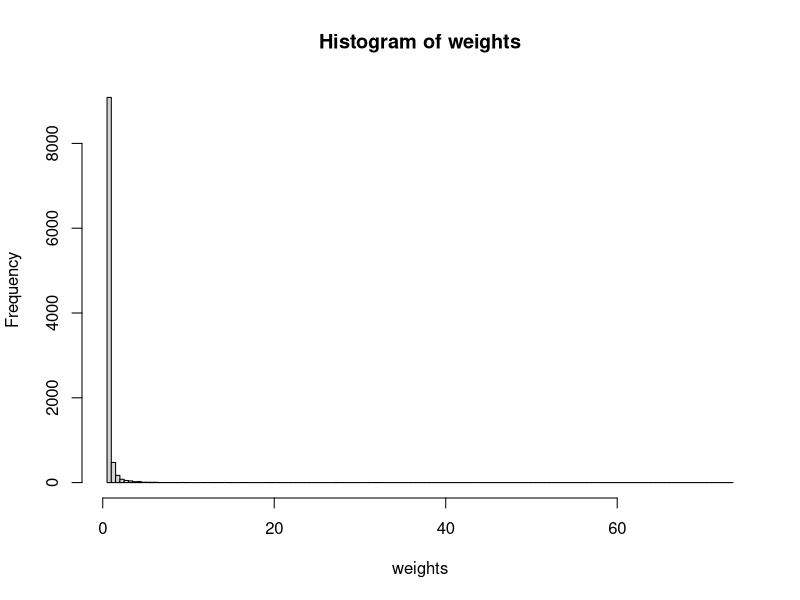
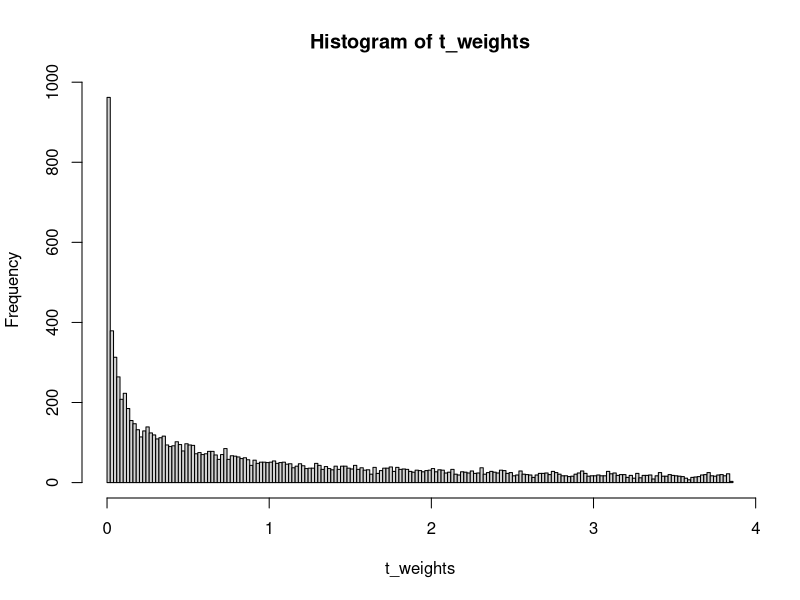
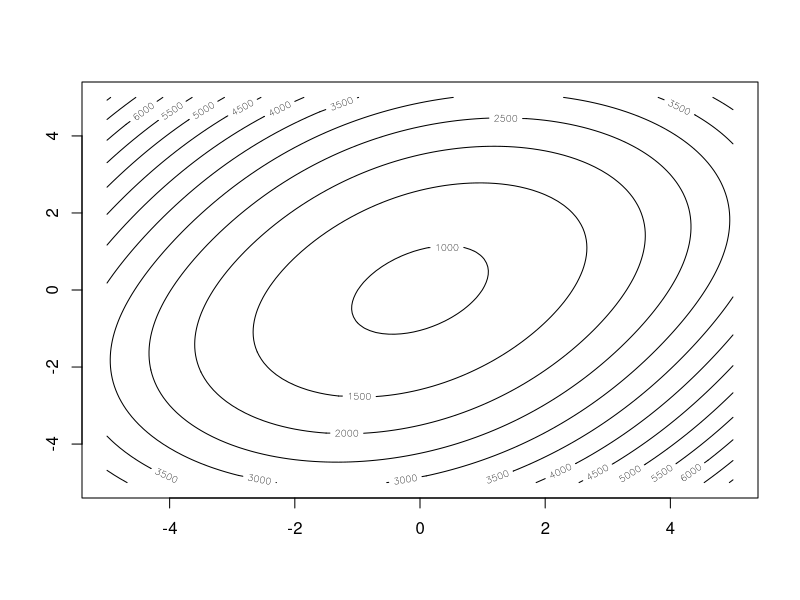
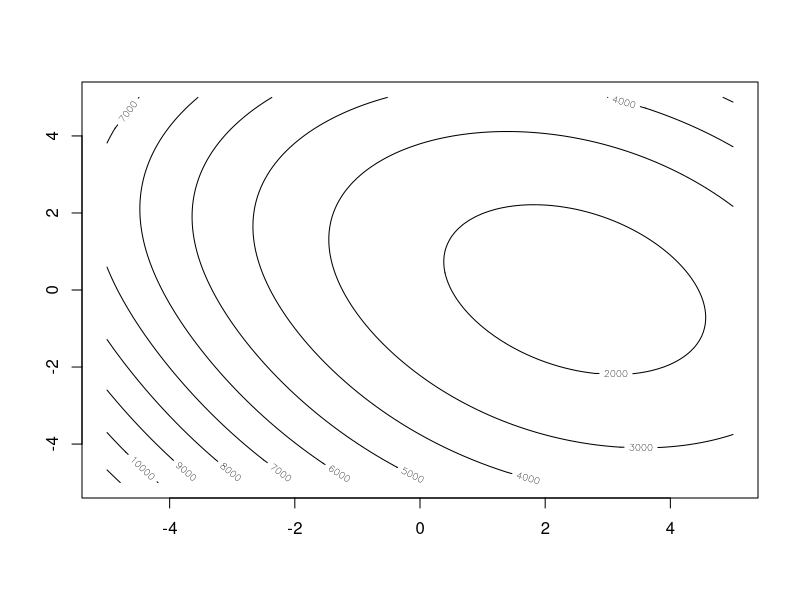
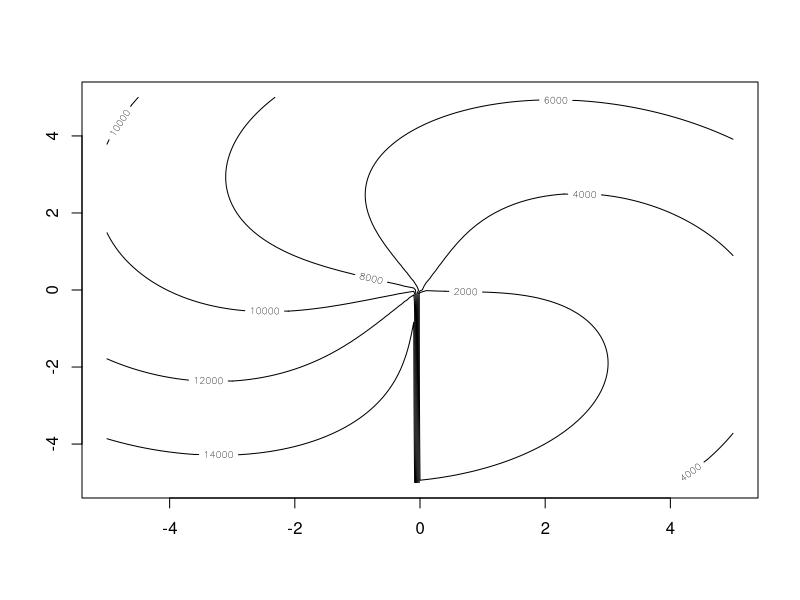

Recreate these plots in R, in order.
## ---- chunk 1
knitr::opts_chunk$set(tidy.opts=list(width.cutoff=60),tidy=TRUE)
## ---- chunk 2
set.seed(3)
values<-runif(10000,0,pnorm(-4,mean=-4))
#runif (n,min,max) so this will generate values between 0 and our cdf value given by pnorm
#pnorm returns the value of the integral from negative infinity to -4 of a normal with mean -4 and sd=1 as given
## ---- chunk 3
q_values<-qnorm(values, -4)
#So, in qnorm, values vector is used as the p argument (vector of probabilities) and set the mean =-4 to then get 10000 values
#between negative infinity and -4, sampled from a normal distribution with mean=-4
## ---- chunk 4
density_for_f<-dt(q_values,3)
density_for_g<-dnorm(q_values,mean=-4,sd=1)
## ---- chunk 5
trunc_f<-density_for_f/(pt(q=-4,df=3))
trunc_g<-density_for_g/(pnorm(-4,mean=-4,sd=1))
## ---- chunk 6
weights<-trunc_f/trunc_g
hist(weights, breaks=200)
## ---- chunk 7
sample_mean<-mean(weights*q_values)
sample_mean

#following formula from notes on how to get
#variance of when doing importance sampling
sample_var<-var(weights*q_values)/(10000)
sample_var
## ---- chunk 8
t_values<-runif(10000,0, pt(-4,ncp=-4,df=1))
qt_values<-qt(t_values,ncp=-4,df=1)
#now have 10,000 values sampled from a truncated t distribution
## ---- chunk 9
density_for_ft<-dt(qt_values,df=3)
density_for_gt<-dt(qt_values,ncp=-4,df=1)
## ---- chunk 10
trunc_density_for_ft<-density_for_ft/(pt(q=-4,df=3))
trunc_density_for_gt<-density_for_gt/(pt(q=-4,ncp=-4,df=1))
## ---- chunk 11
t_weights<-trunc_density_for_ft/trunc_density_for_gt

hist(t_weights,breaks=150)
## ---- chunk 12
sample_t_mean<-mean(t_weights*qt_values)
#again using formula for finding variance when doing 
#importance sampling
sample_t_var<-var(t_weights*qt_values)/10000
sample_t_mean
sample_t_var
## ---- chunk 13
theta <- function(x1,x2) atan2(x2, x1)/(2*pi)

f <- function(x) {
  f1 <- 10*(x[3] - 10*theta(x[1],x[2]))
  f2 <- 10*(sqrt(x[1]^2 + x[2]^2) - 1)
  f3 <- x[3]
  return(f1^2 + f2^2 + f3^2)
}

## ---- chunk 14
#revised f function to make it easier
#to hold one variable constant while inputting
#sequences for the other 2 variables
f_revised<-function(x1,x2,x3){
  f1 <- 10*(x3 - 10*theta(x1,x2))
  f2 <- 10*(sqrt(x1^2 + x2^2) - 1)
  f3 <- x3
  return(f1^2 + f2^2 + f3^2)
}
## ---- chunk 15
#creating sequences to be able to input
#different values for x2 and x3
x2<-seq(-5,5,0.1)
x3<-seq(-5,5,0.1)
#use expand.grid to get every possible outcome
args1<-expand.grid(x2,x3)
## ---- chunk 16
#use mapply to actually now plug in values into function with 
#x1 constant
f_vals1<-mapply(f_revised,x2=args1$Var1,x3=args1$Var2,x1=4)

#create a matrix out of outputs since contour needs a matrix for input
#use ncol =101 since length of x2 and x3 is 101
f_vals1_mat<-matrix(unlist(f_vals1), ncol=101, byrow=TRUE)
contour(x2,x3,f_vals1_mat)
## ---- chunk 17
#creating x1 sequence
x1<-seq(-5,5,0.1)
args2<-expand.grid(x1,x3)
f_vals2<-mapply(f_revised,x1=args1$Var1,x3=args1$Var2,x2=5)
#using that length x1 and x3 is 101
f_vals2_mat<-matrix(unlist(f_vals2), ncol=101, byrow=TRUE)
contour(x1,x3,f_vals2_mat)
## ---- chunk 18
args3<-expand.grid(x1,x2)
f_vals3<-mapply(f_revised,x1=args1$Var1,x2=args1$Var2,x3=7)
#again using that length x1 and x2 is 101
f_vals3_mat<-matrix(unlist(f_vals3), ncol=101, byrow=TRUE)
contour(x1,x2,f_vals3_mat)
## ---- chunk 19
result5<-nlm(f, c(4,5,7))
result6<-nlm(f,c(0,0,0))
result5
result6
## ---- chunk 20
em_alg<-function(beta_hat,X,y, epsilon, iters){
  #beta.hat is a vector of just some betas to start with
  #X,Y matrices
  #epsilon is how close we want our beta to the t to be 
  #to our beta to the t+1
  #max_iterations is how many iterations we're willing to do
  
  #to start...
  mu<-X%*%beta_hat
  converged<-FALSE
  #bringing in latent variable
  z<-rnorm(length(y))
  
  while ((!converged) & (iters>0)){
    z_prev=z
    #so while we haven't converged yet, we use set previous z to z 
    
    #use above calculation and do ifelse statement for y=1/0
    z = ifelse(y==1, mu+dnorm(mu)/pnorm(mu), mu-dnorm(mu)/pnorm(-mu))
    
    #solve for beta in terms of x,x tranpose, & z
    beta_hat_plus_one=solve(t(X)%*%X)%*%t(X)%*%z
    #get our truncated distribution mean by multiplying
    #X and our betas
    mu=X%*%beta_hat
    
    #log-likelihood function
    ll= sum(y*pnorm(mu, log.p=T) + (1-y)*pnorm(-mu, log.p=T))
    #keep decreasing iters til we fulfill all the ones that the 
    #user inputted
    iters=iters-1
  }
  
  #define converged based on the closeness of our z's
  converged<-max(abs(z_prev-z))<= epsilon
  
  return(list(beta_ests=beta_hat_plus_one, ll=ll))
}

## ---- chunk 21
n<-100

#just generating some data for a starting point
example_data<-data.frame(x1=rnorm(n), x2=rnorm(n, mean=0, sd=2), x3=rnorm(n, mean=5,sd=.5), y=sample(c(0,1), n, replace=TRUE))

#below, we follow from the code linked above, we use y~. to say treat all the other variables in 
#example_data as independent variables
myprobit <- glm(y~., family = binomial(link = "probit"), data = example_data)
myprobit
#set first column equal to 1 in order to
#be able to solve for the beta estimates in 
#our next step
#need X to be 1 by 4 in order to 
#match up with our beta values
X<-as.matrix(cbind(1,example_data[,1:3]))

#y is just the y part of our example data
y<-example_data$y

#the starting betas as proposed in part b
betas_init<-c(1,2,0,0)
## ---- chunk 22
#so try our em alg function
em_alg(betas_init,X,y, .000001, iters=500)
## ---- chunk 23
#creating a function that just does the
#log-likelihood part of the EM algorithm
#taking in betas, matrix X, and y for input
neg_log_likh<-function(beta_hat,X,y){
  mu=X%*%beta_hat
  neg_ll= -(sum(y*pnorm(mu, log.p=T) + (1-y)*pnorm(-mu, log.p=T)))}

#applying optim to the log-likelihood function we just created 
#using the same starting Betas as part c and method is 
#Nelder-Mead and BFGS; using optim to maximize our 
#log-likelihood
ll_max1<-optim(c(1,2,0,0), neg_log_likh, X=X, y=y, method="Nelder-Mead")
ll_max2<-optim(c(1,2,0,0), neg_log_likh, X=X, y=y, method="BFGS")

ll_max1$value
ll_max2$value

ll_max1$value<ll_max2$value

ll_max1
